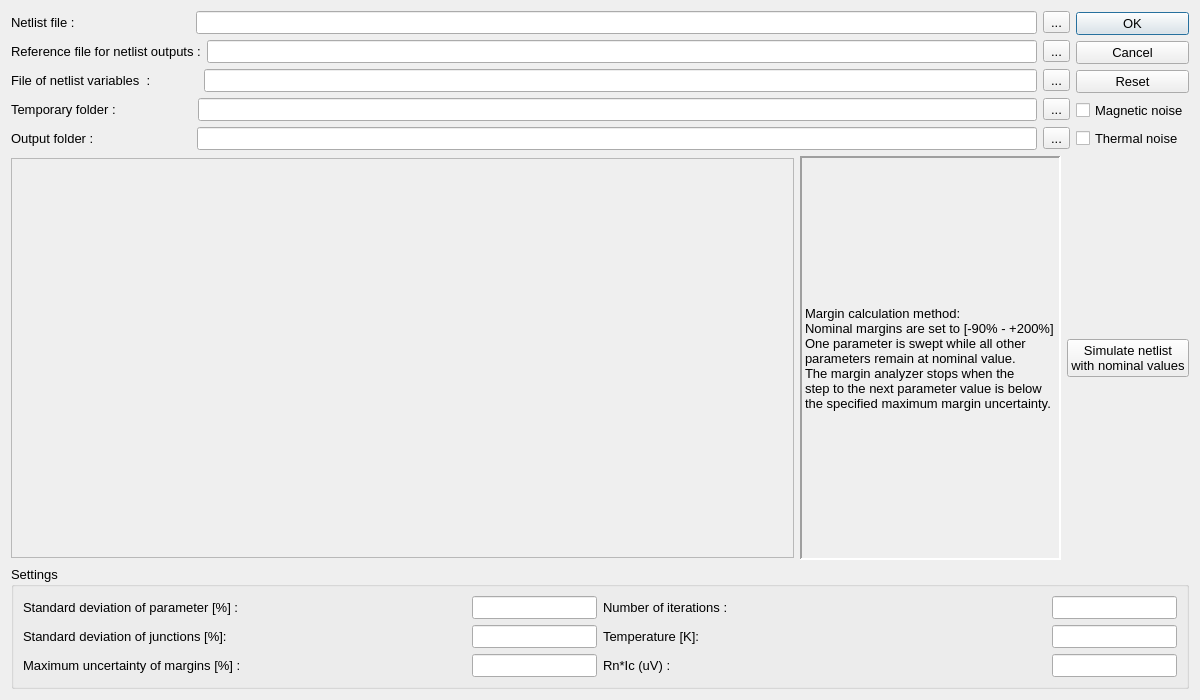
<?xml version="1.0" encoding="UTF-8"?>
<ui version="4.0">
 <class>YieldCalc</class>
 <widget class="QDialog" name="YieldCalc">
  <property name="geometry">
   <rect>
    <x>0</x>
    <y>0</y>
    <width>1200</width>
    <height>700</height>
   </rect>
  </property>
  <property name="sizePolicy">
   <sizepolicy hsizetype="Fixed" vsizetype="Fixed">
    <horstretch>0</horstretch>
    <verstretch>0</verstretch>
   </sizepolicy>
  </property>
  <property name="font">
   <font>
    <family>Arial</family>
    <pointsize>10</pointsize>
   </font>
  </property>
  <property name="windowTitle">
   <string>Dialog</string>
  </property>
  <layout class="QVBoxLayout" name="verticalLayout">
   <item>
    <layout class="QHBoxLayout" name="horizontalLayout_39">
     <item>
      <layout class="QVBoxLayout" name="verticalLayout_13">
       <item>
        <layout class="QHBoxLayout" name="horizontalLayout_40">
         <item>
          <widget class="QLabel" name="label_29">
           <property name="font">
            <font>
             <family>Arial</family>
             <pointsize>10</pointsize>
            </font>
           </property>
           <property name="text">
            <string>Netlist file :                                </string>
           </property>
          </widget>
         </item>
         <item>
          <widget class="QLineEdit" name="lineEditNetlist_3">
           <property name="font">
            <font>
             <family>Arial</family>
             <pointsize>10</pointsize>
            </font>
           </property>
           <property name="whatsThis">
            <string>Netlist file with the handle for parameters.</string>
           </property>
          </widget>
         </item>
         <item>
          <widget class="QToolButton" name="toolButtonNetlist_3">
           <property name="text">
            <string>...</string>
           </property>
          </widget>
         </item>
        </layout>
       </item>
       <item>
        <layout class="QHBoxLayout" name="horizontalLayout_41">
         <item>
          <widget class="QLabel" name="label_30">
           <property name="font">
            <font>
             <family>Arial</family>
             <pointsize>10</pointsize>
            </font>
           </property>
           <property name="text">
            <string>Reference file for netlist outputs :</string>
           </property>
          </widget>
         </item>
         <item>
          <widget class="QLineEdit" name="lineEditSolution_3">
           <property name="font">
            <font>
             <family>Arial</family>
             <pointsize>10</pointsize>
            </font>
           </property>
           <property name="whatsThis">
            <string>at least one solution point for the reference of the analyzer. More solutions give accurate result.</string>
           </property>
          </widget>
         </item>
         <item>
          <widget class="QToolButton" name="toolButtonSolution_3">
           <property name="text">
            <string>...</string>
           </property>
          </widget>
         </item>
        </layout>
       </item>
       <item>
        <layout class="QHBoxLayout" name="horizontalLayout_42">
         <item>
          <widget class="QLabel" name="label_31">
           <property name="font">
            <font>
             <family>Arial</family>
             <pointsize>10</pointsize>
            </font>
           </property>
           <property name="text">
            <string>File of netlist variables  :             </string>
           </property>
          </widget>
         </item>
         <item>
          <widget class="QLineEdit" name="lineEditParam_3">
           <property name="font">
            <font>
             <family>Arial</family>
             <pointsize>10</pointsize>
            </font>
           </property>
           <property name="whatsThis">
            <string>The parameters with minimum, stepsize and maximum value.</string>
           </property>
          </widget>
         </item>
         <item>
          <widget class="QToolButton" name="toolButtonParam_3">
           <property name="text">
            <string>...</string>
           </property>
          </widget>
         </item>
        </layout>
       </item>
       <item>
        <layout class="QHBoxLayout" name="horizontalLayout_43">
         <item>
          <widget class="QLabel" name="label_32">
           <property name="font">
            <font>
             <family>Arial</family>
             <pointsize>10</pointsize>
            </font>
           </property>
           <property name="text">
            <string>Temporary folder :                     </string>
           </property>
          </widget>
         </item>
         <item>
          <widget class="QLineEdit" name="lineEditTempF_3">
           <property name="font">
            <font>
             <family>Arial</family>
             <pointsize>10</pointsize>
            </font>
           </property>
           <property name="whatsThis">
            <string>Temporary folder for storing simulation files. The folder size could get large!</string>
           </property>
          </widget>
         </item>
         <item>
          <widget class="QToolButton" name="toolButtonTempF_3">
           <property name="text">
            <string>...</string>
           </property>
          </widget>
         </item>
        </layout>
       </item>
       <item>
        <layout class="QHBoxLayout" name="horizontalLayout_44">
         <item>
          <widget class="QLabel" name="label_33">
           <property name="font">
            <font>
             <family>Arial</family>
             <pointsize>10</pointsize>
            </font>
           </property>
           <property name="text">
            <string>Output folder :                           </string>
           </property>
          </widget>
         </item>
         <item>
          <widget class="QLineEdit" name="lineEditOutF_3">
           <property name="font">
            <font>
             <family>Arial</family>
             <pointsize>10</pointsize>
            </font>
           </property>
           <property name="whatsThis">
            <string>Output files are stored here.</string>
           </property>
          </widget>
         </item>
         <item>
          <widget class="QToolButton" name="toolButtonOutF_3">
           <property name="text">
            <string>...</string>
           </property>
          </widget>
         </item>
        </layout>
       </item>
      </layout>
     </item>
     <item>
      <layout class="QVBoxLayout" name="verticalLayout_14">
       <item>
        <widget class="QDialogButtonBox" name="buttonBox">
         <property name="sizePolicy">
          <sizepolicy hsizetype="Minimum" vsizetype="Fixed">
           <horstretch>0</horstretch>
           <verstretch>0</verstretch>
          </sizepolicy>
         </property>
         <property name="orientation">
          <enum>Qt::Vertical</enum>
         </property>
         <property name="standardButtons">
          <set>QDialogButtonBox::Cancel|QDialogButtonBox::Ok|QDialogButtonBox::Reset</set>
         </property>
        </widget>
       </item>
       <item>
        <widget class="QCheckBox" name="checkBoxNoise_4">
         <property name="enabled">
          <bool>true</bool>
         </property>
         <property name="font">
          <font>
           <family>Arial</family>
           <pointsize>10</pointsize>
          </font>
         </property>
         <property name="whatsThis">
          <string>If checked, Resistors will have thermal noise sources on them.</string>
         </property>
         <property name="text">
          <string>Magnetic noise</string>
         </property>
        </widget>
       </item>
       <item>
        <widget class="QCheckBox" name="checkBoxNoise_3">
         <property name="enabled">
          <bool>true</bool>
         </property>
         <property name="font">
          <font>
           <family>Arial</family>
           <pointsize>10</pointsize>
          </font>
         </property>
         <property name="whatsThis">
          <string>If checked, Resistors will have thermal noise sources on them.</string>
         </property>
         <property name="text">
          <string>Thermal noise</string>
         </property>
        </widget>
       </item>
      </layout>
     </item>
    </layout>
   </item>
   <item>
    <layout class="QHBoxLayout" name="horizontalLayout_38">
     <item>
      <widget class="QLabel" name="label_Picture_3">
       <property name="sizePolicy">
        <sizepolicy hsizetype="Expanding" vsizetype="Minimum">
         <horstretch>0</horstretch>
         <verstretch>0</verstretch>
        </sizepolicy>
       </property>
       <property name="maximumSize">
        <size>
         <width>900</width>
         <height>400</height>
        </size>
       </property>
       <property name="frameShape">
        <enum>QFrame::StyledPanel</enum>
       </property>
       <property name="frameShadow">
        <enum>QFrame::Raised</enum>
       </property>
       <property name="text">
        <string/>
       </property>
       <property name="pixmap">
        <pixmap>:/Help/Help/Margin.png</pixmap>
       </property>
       <property name="scaledContents">
        <bool>true</bool>
       </property>
      </widget>
     </item>
     <item>
      <widget class="QLabel" name="label_Text_3">
       <property name="sizePolicy">
        <sizepolicy hsizetype="Preferred" vsizetype="Expanding">
         <horstretch>0</horstretch>
         <verstretch>0</verstretch>
        </sizepolicy>
       </property>
       <property name="font">
        <font>
         <family>Arial</family>
         <pointsize>10</pointsize>
         <weight>50</weight>
         <bold>false</bold>
        </font>
       </property>
       <property name="frameShape">
        <enum>QFrame::Panel</enum>
       </property>
       <property name="frameShadow">
        <enum>QFrame::Sunken</enum>
       </property>
       <property name="lineWidth">
        <number>2</number>
       </property>
       <property name="text">
        <string>Margin calculation method:
Nominal margins are set to [-90% - +200%]
One parameter is swept while all other 
parameters remain at nominal value. 
The margin analyzer stops when the 
step to the next parameter value is below 
the specified maximum margin uncertainty. </string>
       </property>
       <property name="scaledContents">
        <bool>false</bool>
       </property>
      </widget>
     </item>
     <item>
      <widget class="QPushButton" name="TestButton_3">
       <property name="font">
        <font>
         <family>Arial</family>
         <pointsize>10</pointsize>
        </font>
       </property>
       <property name="text">
        <string>Simulate netlist 
with nominal values</string>
       </property>
      </widget>
     </item>
    </layout>
   </item>
   <item>
    <widget class="QGroupBox" name="groupBox_5">
     <property name="sizePolicy">
      <sizepolicy hsizetype="Expanding" vsizetype="Preferred">
       <horstretch>0</horstretch>
       <verstretch>0</verstretch>
      </sizepolicy>
     </property>
     <property name="font">
      <font>
       <family>Arial</family>
       <pointsize>10</pointsize>
      </font>
     </property>
     <property name="whatsThis">
      <string>Parameters for analyzer</string>
     </property>
     <property name="title">
      <string>Settings</string>
     </property>
     <layout class="QHBoxLayout" name="horizontalLayout_31">
      <item>
       <layout class="QVBoxLayout" name="verticalLayout_11">
        <item>
         <layout class="QHBoxLayout" name="horizontalLayout_32">
          <item>
           <widget class="QLabel" name="label_23">
            <property name="font">
             <font>
              <family>Arial</family>
              <pointsize>10</pointsize>
             </font>
            </property>
            <property name="text">
             <string>Standard deviation of parameter [%] :</string>
            </property>
           </widget>
          </item>
          <item>
           <widget class="QLineEdit" name="lineEditParamVar_3">
            <property name="sizePolicy">
             <sizepolicy hsizetype="Fixed" vsizetype="Fixed">
              <horstretch>0</horstretch>
              <verstretch>0</verstretch>
             </sizepolicy>
            </property>
            <property name="font">
             <font>
              <family>Arial</family>
              <pointsize>10</pointsize>
             </font>
            </property>
            <property name="whatsThis">
             <string>Variations of the parameters based on the data from foundry.</string>
            </property>
           </widget>
          </item>
         </layout>
        </item>
        <item>
         <layout class="QHBoxLayout" name="horizontalLayout_33">
          <item>
           <widget class="QLabel" name="label_24">
            <property name="font">
             <font>
              <family>Arial</family>
              <pointsize>10</pointsize>
             </font>
            </property>
            <property name="text">
             <string>Standard deviation of junctions [%]:</string>
            </property>
           </widget>
          </item>
          <item>
           <widget class="QLineEdit" name="lineEditJJSpread_3">
            <property name="sizePolicy">
             <sizepolicy hsizetype="Fixed" vsizetype="Fixed">
              <horstretch>0</horstretch>
              <verstretch>0</verstretch>
             </sizepolicy>
            </property>
            <property name="font">
             <font>
              <family>Arial</family>
              <pointsize>10</pointsize>
             </font>
            </property>
            <property name="whatsThis">
             <string>Variations of the critical current of the junction base on the foundry data.</string>
            </property>
           </widget>
          </item>
         </layout>
        </item>
        <item>
         <layout class="QHBoxLayout" name="horizontalLayout_34">
          <item>
           <widget class="QLabel" name="label_25">
            <property name="font">
             <font>
              <family>Arial</family>
              <pointsize>10</pointsize>
             </font>
            </property>
            <property name="text">
             <string>Maximum uncertainty of margins [%] : </string>
            </property>
           </widget>
          </item>
          <item>
           <widget class="QLineEdit" name="lineEditErrorPer_3">
            <property name="sizePolicy">
             <sizepolicy hsizetype="Fixed" vsizetype="Fixed">
              <horstretch>0</horstretch>
              <verstretch>0</verstretch>
             </sizepolicy>
            </property>
            <property name="font">
             <font>
              <family>Arial</family>
              <pointsize>10</pointsize>
             </font>
            </property>
            <property name="whatsThis">
             <string>The error percentage acceptable for analyzis of the grayzone. This value effect the speed of simulation!</string>
            </property>
           </widget>
          </item>
         </layout>
        </item>
       </layout>
      </item>
      <item>
       <layout class="QVBoxLayout" name="verticalLayout_12">
        <item>
         <layout class="QHBoxLayout" name="horizontalLayout_35">
          <item>
           <widget class="QLabel" name="label_26">
            <property name="font">
             <font>
              <family>Arial</family>
              <pointsize>10</pointsize>
             </font>
            </property>
            <property name="text">
             <string>Number of iterations :</string>
            </property>
           </widget>
          </item>
          <item>
           <widget class="QLineEdit" name="lineEditIterNum_3">
            <property name="sizePolicy">
             <sizepolicy hsizetype="Fixed" vsizetype="Fixed">
              <horstretch>0</horstretch>
              <verstretch>0</verstretch>
             </sizepolicy>
            </property>
            <property name="font">
             <font>
              <family>Arial</family>
              <pointsize>10</pointsize>
             </font>
            </property>
            <property name="whatsThis">
             <string>Number of iterations for optimizer program. this number effect the speed directly.</string>
            </property>
           </widget>
          </item>
         </layout>
        </item>
        <item>
         <layout class="QHBoxLayout" name="horizontalLayout_36">
          <item>
           <widget class="QLabel" name="label_27">
            <property name="font">
             <font>
              <family>Arial</family>
              <pointsize>10</pointsize>
             </font>
            </property>
            <property name="text">
             <string>Temperature [K]:</string>
            </property>
           </widget>
          </item>
          <item>
           <widget class="QLineEdit" name="lineEditTempVal_3">
            <property name="sizePolicy">
             <sizepolicy hsizetype="Fixed" vsizetype="Fixed">
              <horstretch>0</horstretch>
              <verstretch>0</verstretch>
             </sizepolicy>
            </property>
            <property name="font">
             <font>
              <family>Arial</family>
              <pointsize>10</pointsize>
             </font>
            </property>
            <property name="whatsThis">
             <string>Ambient temperature of the chip surface.</string>
            </property>
           </widget>
          </item>
         </layout>
        </item>
        <item>
         <layout class="QHBoxLayout" name="horizontalLayout_37">
          <item>
           <widget class="QLabel" name="label_28">
            <property name="font">
             <font>
              <family>Arial</family>
              <pointsize>10</pointsize>
             </font>
            </property>
            <property name="text">
             <string>Rn*Ic (uV) :</string>
            </property>
           </widget>
          </item>
          <item>
           <widget class="QLineEdit" name="lineEditRnIc_3">
            <property name="sizePolicy">
             <sizepolicy hsizetype="Fixed" vsizetype="Fixed">
              <horstretch>0</horstretch>
              <verstretch>0</verstretch>
             </sizepolicy>
            </property>
            <property name="font">
             <font>
              <family>Arial</family>
              <pointsize>10</pointsize>
             </font>
            </property>
            <property name="whatsThis">
             <string>This value depends on your fabrication process. Leave the default value if you are not sure.</string>
            </property>
           </widget>
          </item>
         </layout>
        </item>
       </layout>
      </item>
     </layout>
    </widget>
   </item>
  </layout>
 </widget>
 <resources/>
 <connections>
  <connection>
   <sender>buttonBox</sender>
   <signal>accepted()</signal>
   <receiver>YieldCalc</receiver>
   <slot>accept()</slot>
   <hints>
    <hint type="sourcelabel">
     <x>248</x>
     <y>254</y>
    </hint>
    <hint type="destinationlabel">
     <x>157</x>
     <y>274</y>
    </hint>
   </hints>
  </connection>
  <connection>
   <sender>buttonBox</sender>
   <signal>rejected()</signal>
   <receiver>YieldCalc</receiver>
   <slot>reject()</slot>
   <hints>
    <hint type="sourcelabel">
     <x>316</x>
     <y>260</y>
    </hint>
    <hint type="destinationlabel">
     <x>286</x>
     <y>274</y>
    </hint>
   </hints>
  </connection>
 </connections>
</ui>
